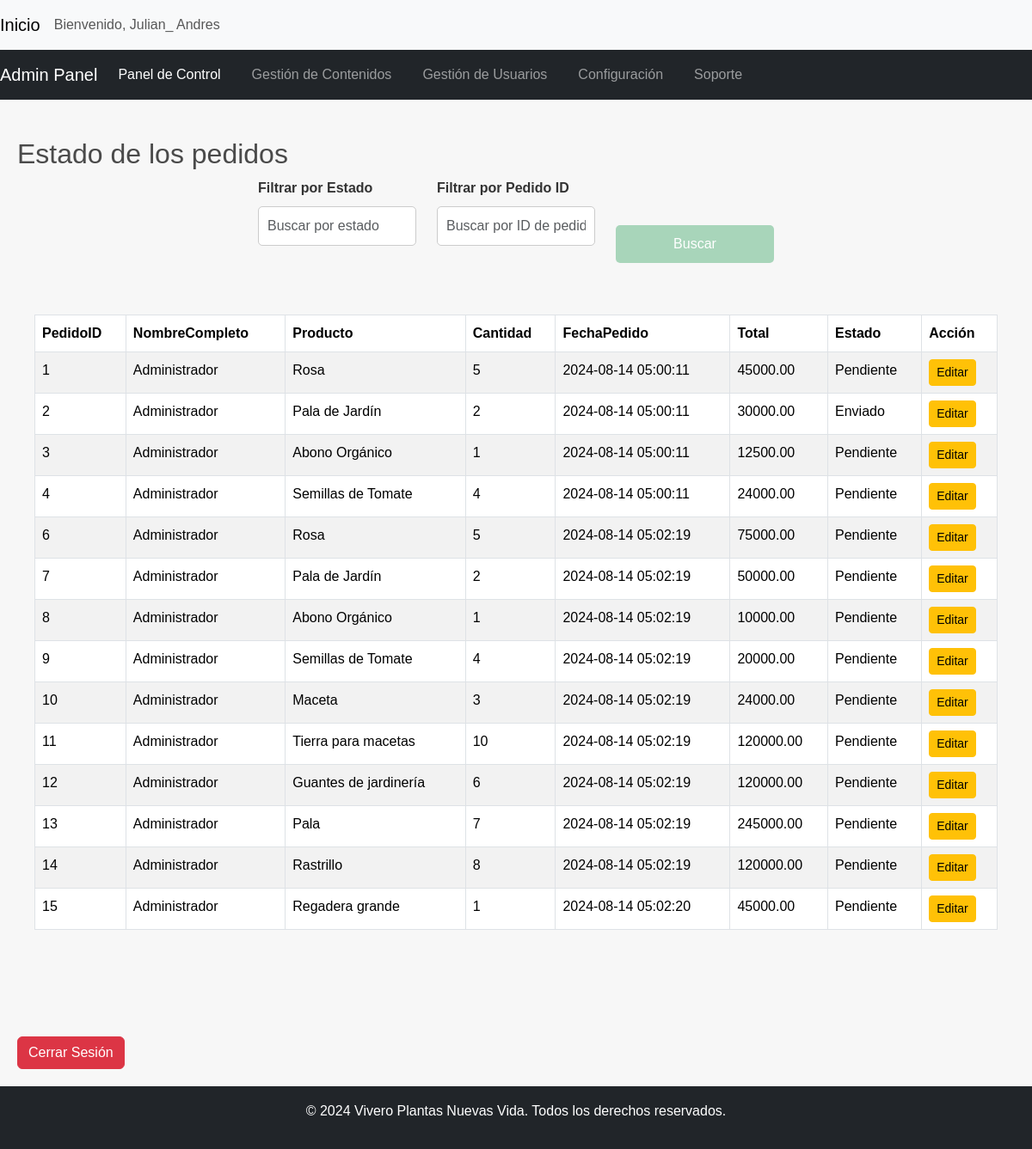
The page /Main_admin.php (signed in) on the database its author committed.
### tables this page shows
CREATE TABLE `pedidos` (
  `PedidoID` int(11) NOT NULL,
  `UsuarioID` int(11) NOT NULL,
  `ProductoID` int(11) NOT NULL,
  `Cantidad` int(11) NOT NULL,
  `FechaPedido` timestamp NOT NULL DEFAULT current_timestamp(),
  `Total` decimal(10,2) NOT NULL,
  `Estado` enum('Pendiente','Enviado','Entregado','Cancelado') DEFAULT 'Pendiente'
);

CREATE TABLE `perfilesusuario` (
  `UsuarioID` int(11) NOT NULL,
  `NombreUsuario` varchar(50) NOT NULL,
  `NombreCompleto` varchar(100) DEFAULT NULL,
  `CorreoElectronico` varchar(100) NOT NULL,
  `Direccion` varchar(50) NOT NULL,
  `Telefono` int(11) NOT NULL,
  `ContrasenaHash` char(64) NOT NULL,
  `FechaRegistro` timestamp NOT NULL DEFAULT current_timestamp(),
  `FechaUltimoAcceso` timestamp NULL DEFAULT NULL,
  `Rol` enum('admin','usuario','invitado') DEFAULT 'usuario',
  `Activo` tinyint(1) DEFAULT 1
);

CREATE TABLE `productos` (
  `ProductoID` int(11) NOT NULL,
  `Nombre` varchar(100) NOT NULL,
  `Descripcion` text DEFAULT NULL,
  `Valor` decimal(10,2) NOT NULL,
  `CantidadDisponible` int(11) NOT NULL,
  `FechaRegistro` timestamp NOT NULL DEFAULT current_timestamp(),
  `CategoriaID` int(11) DEFAULT NULL,
  `ProveedorID` int(11) DEFAULT NULL
);

### Main_admin.php (the view, shortened to what this page needs)
<!DOCTYPE html>
<html lang="en">
<head>
    <link href="https://cdn.jsdelivr.net/npm/bootstrap@5.3.3/dist/css/bootstrap.min.css" rel="stylesheet">
    <link rel="stylesheet" href="Styles.css">
</head>
<body>
    <nav class="navbar navbar-expand-lg navbar-light bg-light">
        <a class="navbar-brand" href="#">Inicio</a>
        <div class="collapse navbar-collapse">
            <span class="navbar-text">
                Bienvenido, <?php echo htmlspecialchars($_SESSION['nombre_usuario']); ?>
            </span>
        </div>
    </nav>
    <nav class="navbar navbar-expand-lg navbar-dark bg-dark">
        <a class="navbar-brand" href="#">Admin Panel</a>
        <div class="collapse navbar-collapse" id="navbarNav">
            <ul class="navbar-nav">
                <li class="nav-item">
                    <a class="nav-link active" href="dashboard">Panel de Control</a>
                </li>
                <li class="nav-item">
                    <a class="nav-link" href="Gestion de contenidos.php">Gestión de Contenidos</a>
                </li>
                <li class="nav-item">
                    <a class="nav-link" href="Gestion de usuarios.php">Gestión de Usuarios</a>
                </li>
                <li class="nav-item">
                    <a class="nav-link" href="Configuracion.php">Configuración</a>
                </li>
                <li class="nav-item">
                    <a class="nav-link" href="Soporte.php">Soporte</a>
                </li>
            </ul>
        </div>
    </nav>
    <section id="dashboard" class="container my-4">
        <h2>Estado de los pedidos</h2>
        <form method="GET" class="mb-4">
            <div class="row">
                <div class="col-md-4 mb-3">
                    <label for="estado" class="form-label">Filtrar por Estado</label>
                    <input type="text" id="estado" name="estado" class="form-control" value="<?php echo isset($_GET['estado']) ? htmlspecialchars($_GET['estado']) : ''; ?>" placeholder="Buscar por estado">
                </div>
                <div class="col-md-4 mb-3">
                    <label for="pedidoID" class="form-label">Filtrar por Pedido ID</label>
                    <input type="text" id="pedidoID" name="pedidoID" class="form-control" value="<?php echo isset($_GET['pedidoID']) ? htmlspecialchars($_GET['pedidoID']) : ''; ?>" placeholder="Buscar por ID de pedido">
                </div>
                <div class="col-md-4 mb-3 d-flex align-items-end">
                    <button type="submit" class="btn btn-primary">Buscar</button>
                </div>
            </div>
        </form>
        <div class="container">
            <div class="row justify-content-center">
                <div class="col-md-12">
                    <?php
                    include 'index.php';
                    $consulta = "SELECT a.PedidoID, b.NombreCompleto, c.Nombre AS Producto, a.Cantidad, a.FechaPedido, a.Total, a.Estado
                                  FROM pedidos a
                                  LEFT JOIN perfilesusuario b ON b.UsuarioID = a.UsuarioID
                                  LEFT JOIN productos c ON c.ProductoID = a.ProductoID
                                  WHERE 1=1";
                    $resultado = $conexion->query($consulta);
                    if ($resultado->num_rows > 0) {
                        echo "<table class='table table-striped table-bordered'>";
                        echo "<thead><tr><th>PedidoID</th><th>NombreCompleto</th><th>Producto</th><th>Cantidad</th><th>FechaPedido</th><th>Total</th><th>Estado</th><th>Acción</th></tr></thead>";
                        echo "<tbody>";
                        while ($fila = $resultado->fetch_assoc()) {
                            $pedidoID = htmlspecialchars($fila["PedidoID"]);
                            echo "<tr>
                                    <td>" . $pedidoID . "</td>
                                    <td>" . htmlspecialchars($fila["NombreCompleto"]) . "</td>
                                    <td>" . htmlspecialchars($fila["Producto"]) . "</td>
                                    <td>" . htmlspecialchars($fila["Cantidad"]) . "</td>
                                    <td>" . htmlspecialchars($fila["FechaPedido"]) . "</td>
                                    <td>" . htmlspecialchars($fila["Total"]) . "</td>
                                    <td>" . htmlspecialchars($fila["Estado"]) . "</td>
                                    <td><a href='editar_pedido.php?PedidoID=$pedidoID' class='btn btn-warning btn-sm'>Editar</a></td>
                                  </tr>";
                        }
                        echo "</tbody></table>";
                    } else {
                        echo "<p>No se encontraron resultados.</p>";
                    }
                    ?>
                </div>
            </div>
        </div>
    </section>
    <div class="container mt-5">
        <a href="logout.php" class="btn btn-danger">Cerrar Sesión</a>
    </div>
    <footer class="bg-dark text-white text-center py-3">
        <p>&copy; 2024 Vivero Plantas Nuevas Vida. Todos los derechos reservados.</p>
    </footer>
</body>
</html>

### Styles.css (style rules this page uses)
* { margin: 0; padding: 0; box-sizing: border-box; }
body { font-family: Arial, sans-serif; line-height: 1.6; background-color: #f7f7f7; color: #333; }
.container { max-width: 1200px; margin: 0 auto; padding: 20px; }
h1, h2, h3, h4 { color: #4A4A4A; }
nav { background-color: #A8D5BA; padding: 10px 0; }
nav ul { list-style-type: none; text-align: center; }
nav ul li { display: inline; margin-right: 20px; }
nav ul li a { color: #000000; text-decoration: none; font-weight: bold; transition: all 0.3s ease; }
form { max-width: 600px; margin: 0 auto; }
form label { display: block; margin-bottom: 10px; font-weight: bold; }
form input[type="text"], form input[type="email"], form textarea { width: 100%; padding: 10px; margin-bottom: 20px; border: 1px solid #ccc; border-radius: 5px; }
form button { display: block; width: 100%; padding: 10px; background-color: #A8D5BA; color: #000000; border: none; border-radius: 5px; cursor: pointer; transition: background-color 0.3s; }
footer { background-color: #000000; color: #fff; text-align: center; padding: 20px 0; }
.btn-primary { background-color: #A8D5BA; color: #fff; border: none; border-radius: 5px; padding: 10px 20px; font-size: 16px; cursor: pointer; transition: background-color 0.3s ease; }

### rows shown on the page
pedidos: PedidoID "1", UsuarioID.NombreCompleto "Administrador", ProductoID.Nombre "Rosa", Cantidad "5", FechaPedido "2024-08-14 05:00:11", Total "45000.00", Estado "Pendiente"
pedidos: PedidoID "2", UsuarioID.NombreCompleto "Administrador", ProductoID.Nombre "Pala de Jardín", Cantidad "2", FechaPedido "2024-08-14 05:00:11", Total "30000.00", Estado "Enviado"
pedidos: PedidoID "3", UsuarioID.NombreCompleto "Administrador", ProductoID.Nombre "Abono Orgánico", Cantidad "1", FechaPedido "2024-08-14 05:00:11", Total "12500.00", Estado "Pendiente"
pedidos: PedidoID "4", UsuarioID.NombreCompleto "Administrador", ProductoID.Nombre "Semillas de Tomate", Cantidad "4", FechaPedido "2024-08-14 05:00:11", Total "24000.00", Estado "Pendiente"
pedidos: PedidoID "6", UsuarioID.NombreCompleto "Administrador", ProductoID.Nombre "Rosa", Cantidad "5", FechaPedido "2024-08-14 05:02:19", Total "75000.00", Estado "Pendiente"
pedidos: PedidoID "7", UsuarioID.NombreCompleto "Administrador", ProductoID.Nombre "Pala de Jardín", Cantidad "2", FechaPedido "2024-08-14 05:02:19", Total "50000.00", Estado "Pendiente"
pedidos: PedidoID "8", UsuarioID.NombreCompleto "Administrador", ProductoID.Nombre "Abono Orgánico", Cantidad "1", FechaPedido "2024-08-14 05:02:19", Total "10000.00", Estado "Pendiente"
pedidos: PedidoID "9", UsuarioID.NombreCompleto "Administrador", ProductoID.Nombre "Semillas de Tomate", Cantidad "4", FechaPedido "2024-08-14 05:02:19", Total "20000.00", Estado "Pendiente"
pedidos: PedidoID "10", UsuarioID.NombreCompleto "Administrador", ProductoID.Nombre "Maceta", Cantidad "3", FechaPedido "2024-08-14 05:02:19", Total "24000.00", Estado "Pendiente"
pedidos: PedidoID "11", UsuarioID.NombreCompleto "Administrador", ProductoID.Nombre "Tierra para macetas", Cantidad "10", FechaPedido "2024-08-14 05:02:19", Total "120000.00", Estado "Pendiente"
pedidos: PedidoID "12", UsuarioID.NombreCompleto "Administrador", ProductoID.Nombre "Guantes de jardinería", Cantidad "6", FechaPedido "2024-08-14 05:02:19", Total "120000.00", Estado "Pendiente"
pedidos: PedidoID "13", UsuarioID.NombreCompleto "Administrador", ProductoID.Nombre "Pala", Cantidad "7", FechaPedido "2024-08-14 05:02:19", Total "245000.00", Estado "Pendiente"
pedidos: PedidoID "14", UsuarioID.NombreCompleto "Administrador", ProductoID.Nombre "Rastrillo", Cantidad "8", FechaPedido "2024-08-14 05:02:19", Total "120000.00", Estado "Pendiente"
pedidos: PedidoID "15", UsuarioID.NombreCompleto "Administrador", ProductoID.Nombre "Regadera grande", Cantidad "1", FechaPedido "2024-08-14 05:02:20", Total "45000.00", Estado "Pendiente"

### other values the page prints
$_SESSION['nombre_usuario'] "Julian_ Andres"
